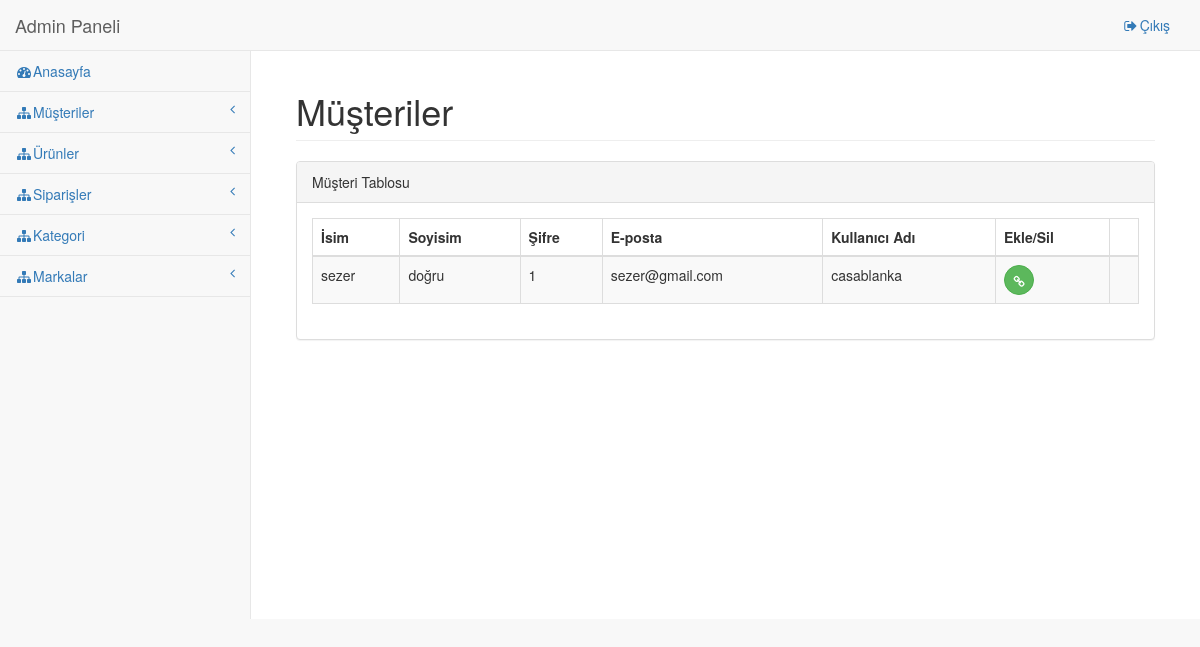
/adminpanel/page/customer/list, run on an earlier commit of the app's database.
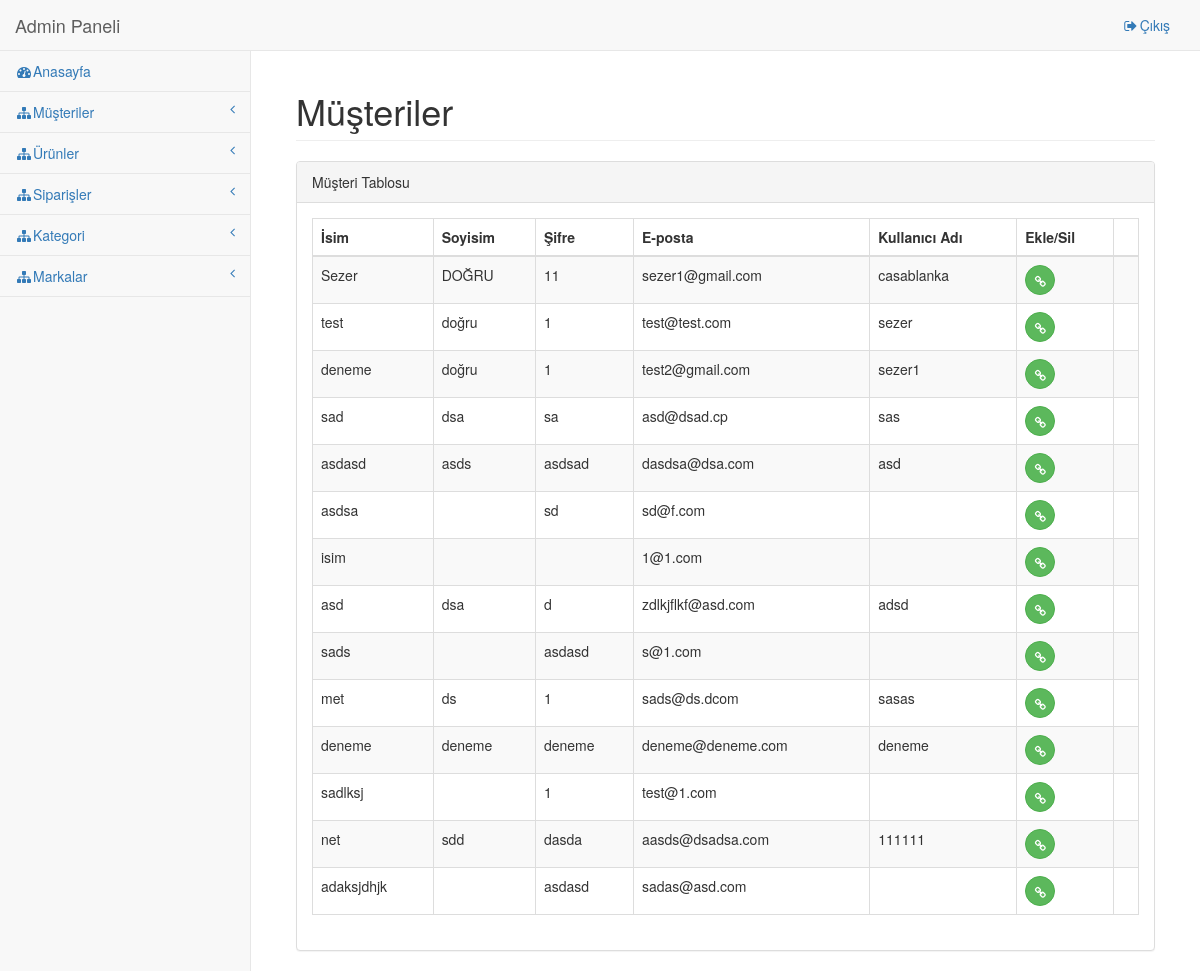
And on a later commit of the database.
### tables this page shows
CREATE TABLE `users` (
  `id` int(11) NOT NULL,
  `name` varchar(20) DEFAULT NULL,
  `surname` varchar(20) DEFAULT NULL,
  `password` varchar(6) DEFAULT NULL,
  `email` text,
  `username` varchar(10) DEFAULT NULL
);

### application/controllers/Adminpanel.php (called while the page is built, shortened)
<?php
class AdminPanel extends CI_Controller {
	function __construct(){
		$this->load->database();
	}
	function page($folder, $file){
		$data['admins'] = $this->db->get('admin')->result();
		$data['customers'] = $this->db->get('users')->result();
		$data['products'] = $this->db->query("select product.id as id,detail,product.name as name, product.price as price, brands.name as brand,categories.name as category from product inner join brands on product.brand_id=brands.id inner join categories on categories.id=product.category_id")->result();
		$data['orders'] = $this->db->get('orders')->result();
		$data['categories'] = $this->db->get('categories')->result();
		$data['brands'] = $this->db->get('brands')->result();
		$this->load->view('panel/'.$folder.'/'.$file, $data);
	}
}

### index.php (called while the page is built, shortened)
<?php
require_once BASEPATH.'core/CodeIgniter.php';

### application/views/panel/customer/list.php (the view, shortened to what the changed rows need)
 <?php $this->load->view('panel/header')?>
 <link href="<?=site_url('vendor/bootstrap/css/bootstrap.min.css')?>" rel="stylesheet">
    <link href="<?=site_url('vendor/metisMenu/metisMenu.min.css')?>" rel="stylesheet">
    <link href="<?=site_url('vendor/datatables-plugins/dataTables.bootstrap.css')?>" rel="stylesheet">
    <link href="<?=site_url('vendor/datatables-responsive/dataTables.responsive.css')?>" rel="stylesheet">
    <link href="<?=site_url('dist/css/sb-admin-2.css')?>" rel="stylesheet">
  <link href="<?=site_url('vendor/font-awesome/css/font-awesome.min.css')?>" rel="stylesheet" type="text/css">
                 <div class="row">
                    <div class="col-lg-12">
                        <h1 class="page-header">Müşteriler</h1>
                    </div>
                </div>
            <div class="row">
                <div class="col-lg-12">
                    <div class="panel panel-default">
                        <div class="panel-body">
                            <table width="100%" class="table table-striped table-bordered table-hover" id="dataTables-example">
                                <thead>
                                    <tr>
                                        <th>İsim</th>
                                        <th>Soyisim</th>
                                        <th>Şifre</th>
                                        <th>E-posta</th>
                                        <th>Kullanıcı Adı</th>
                                        <th>Ekle/Sil<th>
                                    </tr>
                                </thead>
                                <tbody>
                                    <?php foreach ($customers as $customer) :?>
                                    <tr class="gradeX">
                                        <td><?=$customer->name?></td>
                                        <td><?=$customer->surname?></td>
                                        <td><?=$customer->password?></td>
                                        <td><?=$customer->email?></td>
                                        <td><?=$customer->username?></td>
                                        <td><a href="<?=site_url('adminpanel/update/customer/'.$customer->id)?>" class="btn btn-success btn-circle"><i class="fa fa-link"></i></a>
                                        <td>
                                    </tr>
                                    <?php endforeach;?>
                                </tbody>
                            </table>
                        </div>
                    </div>
                </div>
            </div>
           </div>
    </body>
</html>

### application/views/panel/header.php (shortened to what the changed rows need)
<!DOCTYPE html>
<html lang="en">
<head>
    <link href="<?=site_url('vendor/bootstrap/css/bootstrap.min.css')?>" rel="stylesheet">
    <link rel="stylesheet" href="<?=site_url('dist/sweetalert.css')?>">
    <link href="<?=site_url('vendor/metisMenu/metisMenu.min.css')?>" rel="stylesheet">
    <link href="<?=site_url('dist/css/sb-admin-2.css')?>" rel="stylesheet">
    <link href="<?=site_url('vendor/morrisjs/morris.css')?>" rel="stylesheet">
    <link href="<?=site_url('vendor/font-awesome/css/font-awesome.min.css')?>" rel="stylesheet" type="text/css">
</head>
<body>
    <div id="wrapper">
        <nav class="navbar navbar-default navbar-static-top" role="navigation" style="margin-bottom: 0">
            <div class="navbar-header">
                <a class="navbar-brand" href="<?=site_url('adminpanel')?>">Admin Paneli</a>
            </div>
        </nav>
        <div id="page-wrapper">
            <div class="container-fluid">

What changed in the data, as far as the page shows it:
changed users "casablanka": name "sezer" → "Sezer"; surname "doğru" → "DOĞRU"; password "1" → "11"; email "sezer@gmail.com" → "sezer1@gmail.com"
added users: name "test", surname "doğru", password "1", email "test@test.com", username "sezer"
added users: name "deneme", surname "doğru", password "1", email "test2@gmail.com", username "sezer1"
added users: name "sad", surname "dsa", password "sa", email "asd@dsad.cp", username "sas"
added users: name "asdasd", surname "asds", password "asdsad", email "dasdsa@dsa.com", username "asd"
added users: name "asdsa", password "sd", email "sd@f.com"
added users: name "isim", email "1@1.com"
added users: name "asd", surname "dsa", password "d", email "zdlkjflkf@asd.com", username "adsd"
added users: name "sads", password "asdasd", email "s@1.com"
added users: name "met", surname "ds", password "1", email "sads@ds.dcom", username "sasas"
added users: name "deneme", surname "deneme", password "deneme", email "deneme@deneme.com", username "deneme"
added users: name "sadlksj", password "1", email "test@1.com"
added users: name "net", surname "sdd", password "dasda", email "aasds@dsadsa.com", username "111111"
added users: name "adaksjdhjk", password "asdasd", email "sadas@asd.com"
